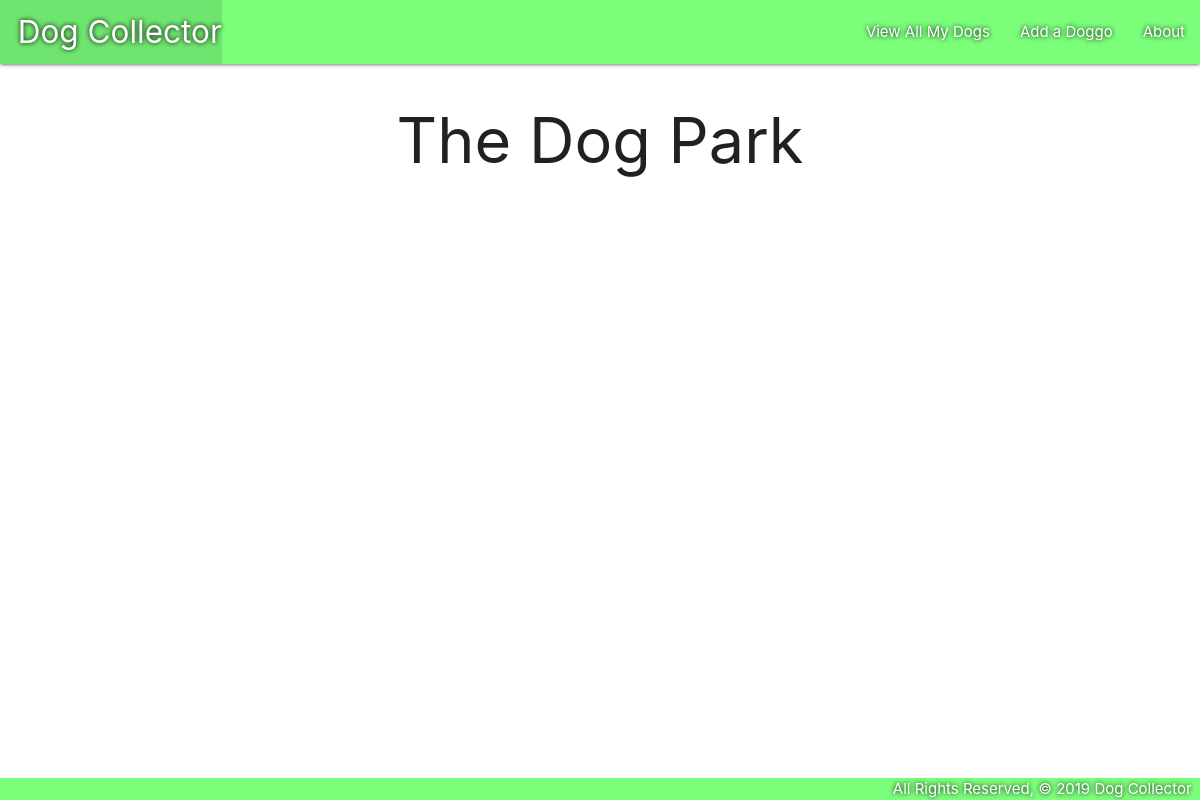
Before: /dogs/ with the older database file.
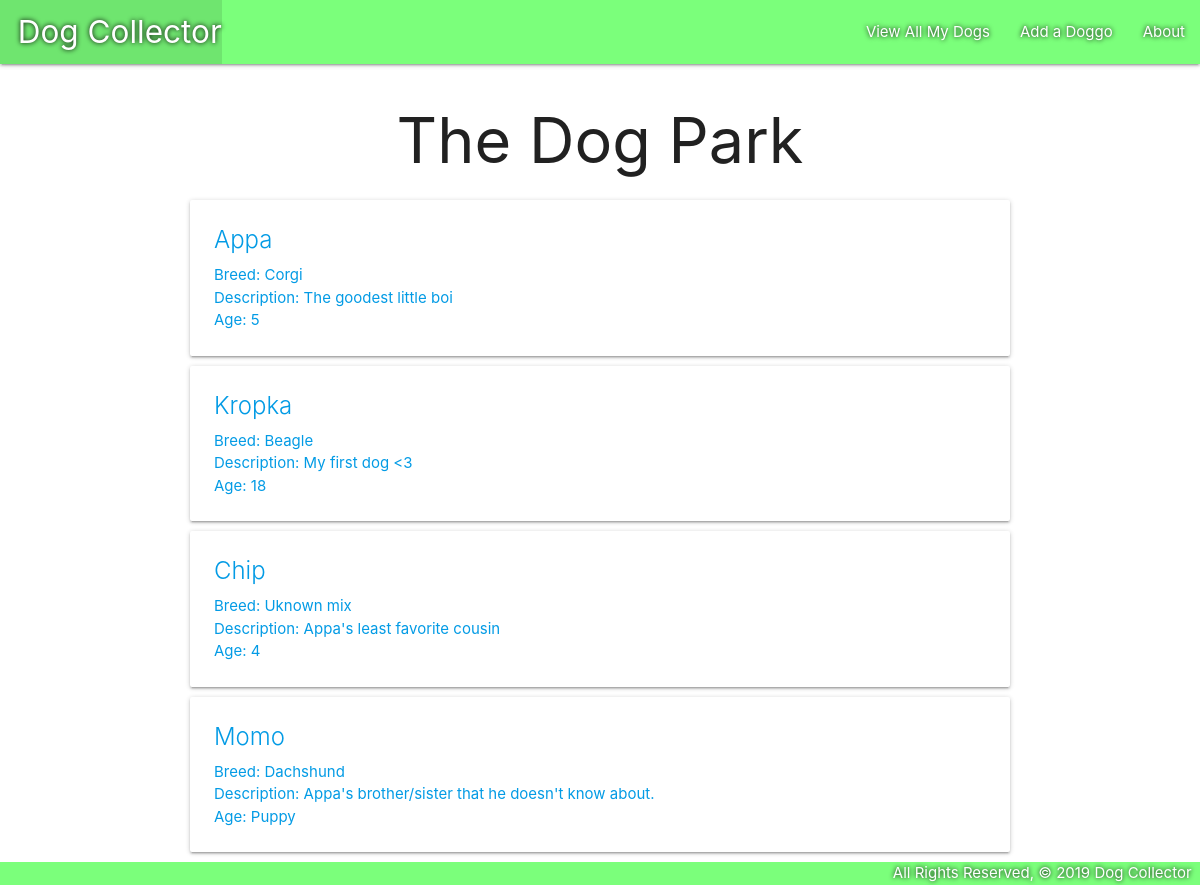
After: the same page with the newer database file.
### main_app/models.py (models this page shows, shortened)
class Dog(models.Model):
    name = models.CharField(max_length=100)
    breed = models.CharField(max_length=100)
    description = models.TextField(max_length=250)
    age = models.IntegerField()

### main_app/views.py (the view)
# urls.py: path('dogs/', views.dog_index, name='dog_index'),
def dog_index(request):
    dogs = Dog.objects.all()
    return render(request, 'dogs/index.html', {'dogs': dogs})

### main_app/templates/dogs/index.html
{% extends 'base.html' %}
{% block content %}
<h1>The Dog Park</h1>
{% for d in dogs %}
<a href="{% url 'dogs_detail' d.id %}">
  <div class="card">
    <div class="card-content">
      <span class="card-title">{{ d.name }}</span>
      <p>Breed: {{ d.breed }}</p>
      <p>Description: {{ d.description }}</p>
      {% if d.age > 0 %}
        <p>Age: {{ d.age }}</p>
      {% else %}
        <p>Age: Puppy</p>
      {% endif %}
    </div>
  </div>
</a>
{% endfor %}
{% endblock %}

### main_app/templates/base.html (shortened to what this page needs)
{% load static %}
<!DOCTYPE html>
<html lang="en">
<head>
  <link rel="stylesheet" href="https://cdnjs.cloudflare.com/ajax/libs/materialize/1.0.0/css/materialize.min.css">
  <link rel="stylesheet" href="{% static 'css/style.css' %}">
</head>
<body>
  <header class="navbar-fixed">
    <nav>
      <div class="nav-wrapper">
        <ul>
          <li><a href="/" class="left brand-logo">&nbsp;&nbsp;Dog Collector</a></li>
        </ul>
        <ul class="right">
          <li><a href="/dogs">View All My Dogs</a></li>
          <li><a href="{% url 'dogs_create' %}">Add a Doggo</a></li>
          <li><a href="/about">About</a></li>
        </ul>
      </div>
    </nav>
  </header>
  <main class="container">
    {% block content %}
    {% endblock %}
  </main>
  <footer class="page-footer">
    <div class="right">All Rights Reserved, &copy; 2019 Dog Collector &nbsp;</div>
  </footer>
</body>
</html>

### main_app/static/css/style.css (style rules this page uses)
body { display: flex; min-height: 100vh; flex-direction: column; }
main { flex: 1 0 auto; flex-direction: row; justify-content: center; }
footer.page-footer { padding-top: 0; text-align: right; }
.nav-wrapper, .page-footer { text-shadow: 0 0 5px black; background-color: rgb(123, 255, 123) !important; }
h1 { text-align: center; }
.card { align-self: center; margin: 10px; }

Changed rows visible on the page:
added Dog: name "Appa", breed "Corgi", description "The goodest little boi", age "5"
added Dog: name "Kropka", breed "Beagle", description "My first dog <3", age "18"
added Dog: name "Chip", breed "Uknown mix", description "Appa's least favorite cousin", age "4"
added Dog: name "Momo", breed "Dachshund", description "Appa's brother/sister that he doesn't know about.", age "Age: Puppy"
